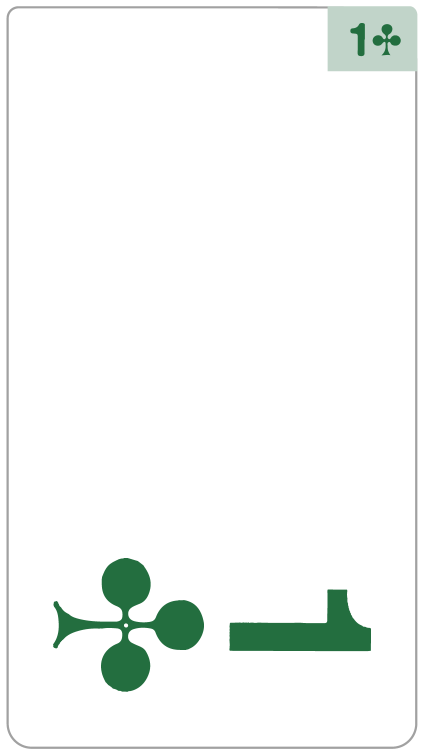
#> input picture BidBox/png/1CBB.png, 848 x 1512 px (shown at 1/2 size)
$ python -i SplitImageToNsEwAllFourHands.py   (imports and definitions only)
#> lines starting #> are read from the running program, lines starting #| are printed output that depends on the picture
#> further down, picture is the input picture: PIL image 848x1512 RGBA; mean R, G, B, A 244, 247.2, 245.2, 242.5
import os
import sys
import tkinter as tk
from tkinter import filedialog, messagebox
from PIL import Image, ImageDraw, ImageFont, ImageEnhance, ImageFilter
import re

# --- Utility Functions ---


def extractnumberfromfilename(filename):
    match = re.search(r"\((\d+)\)", filename)
    return int(match.group(1)) if match else 0


def wipescannerartifacts(img, scandepth=120):
#> called with scandepth = 120
    gray = img.convert("L")
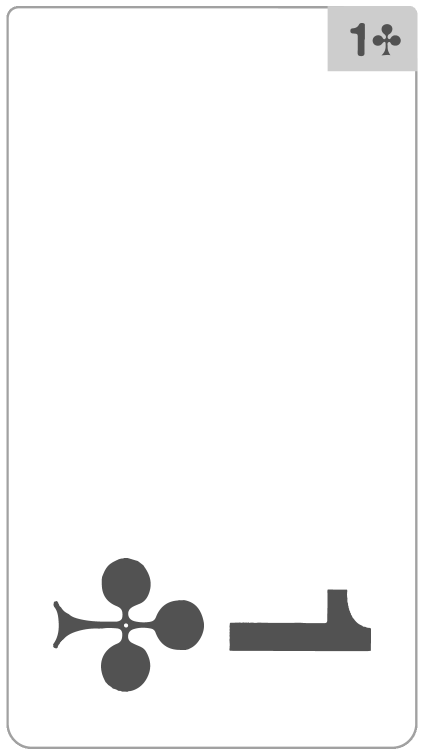
#> gray: PIL image 848x1512 L (shown at 1/2 size); min 82, max 255, mean 246
    w, h = gray.size
#> w = 848; h = 1512
    draw = ImageDraw.Draw(img)
    darkthresh = 80
    barthresh = 0.60
    white = (255, 255, 255)

    for y in range(min(scandepth, h)):
        rowpixels = [gray.getpixel((x, y)) for x in range(0, w, 5)]
        darkcount = sum(1 for p in rowpixels if p < darkthresh)
        density = darkcount / len(rowpixels)
        if density > barthresh:
            draw.line([(0, y), (w, y)], fill=white, width=1)

    for y in range(h - 1, max(h - scandepth, 0), -1):
        rowpixels = [gray.getpixel((x, y)) for x in range(0, w, 5)]
        darkcount = sum(1 for p in rowpixels if p < darkthresh)
        density = darkcount / len(rowpixels)
        if density > barthresh:
            draw.line([(0, y), (w, y)], fill=white, width=1)

    for x in range(min(scandepth, w)):
        colpixels = [gray.getpixel((x, y)) for y in range(0, h, 5)]
        darkcount = sum(1 for p in colpixels if p < darkthresh)
        density = darkcount / len(colpixels)
        if density > barthresh:
            draw.line([(x, 0), (x, h)], fill=white, width=1)

    for x in range(w - 1, max(w - scandepth, 0), -1):
        colpixels = [gray.getpixel((x, y)) for y in range(0, h, 5)]
        darkcount = sum(1 for p in colpixels if p < darkthresh)
        density = darkcount / len(colpixels)
        if density > barthresh:
            draw.line([(x, 0), (x, h)], fill=white, width=1)

    return img


# [76 lines left out: functions findvisualsplitpoint, croprotatesave, splitandgenerateparts, addtexttoimage, not called in this run]


def addheadertoimage(image, groupnumber, dealnumber):
    headertext = f"Group {groupnumber} - Deal {dealnumber}"
    return addtexttoimage(image, headertext, textheight=20)


# [9 lines left out: function enhanceimage, not called in this run]


def enhanceandoverwrite(imagepath):
    enhanced = enhanceimage(imagepath)
    enhanced.save(imagepath)


# [218 lines left out: functions mergensew, merge_all_hands_vertically, getsortedinfofromfilename, processfile, processdirectory, get_user_choice and 1 more, not called in this run]


# [2 lines not run here, left out]

>>> from PIL import Image
>>> picture = Image.open('../../BidBox/png/1CBB.png')
>>> result = wipescannerartifacts(picture)

$ run again, on BidBox/png/4CBB.png
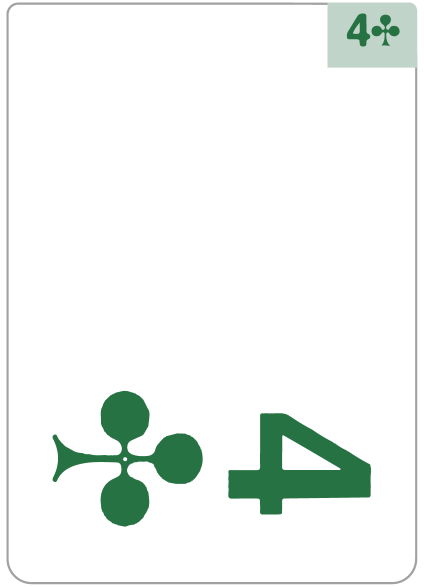
#> input picture BidBox/png/4CBB.png, 847 x 1173 px (shown at 1/2 size)
#> picture is the input picture: PIL image 847x1173 RGBA; mean R, G, B, A 238.8, 243.9, 240.8, 245
#> in wipescannerartifacts, `gray = img.convert("L")`:
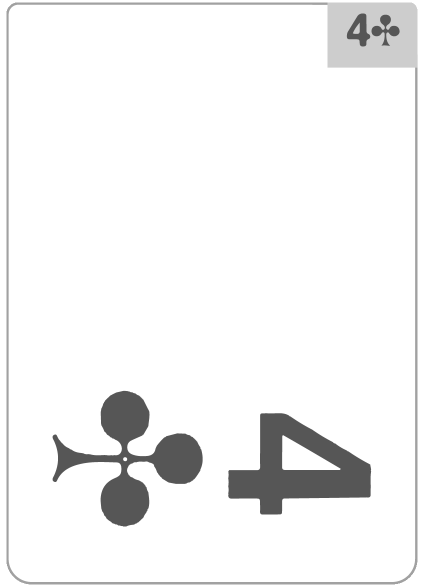
#> gray: PIL image 847x1173 L (shown at 1/2 size); min 86, max 255, mean 242
